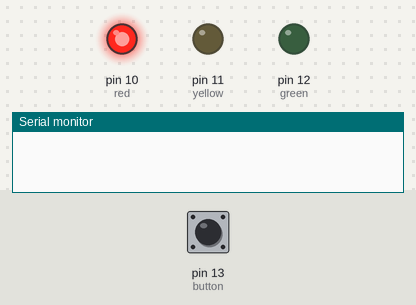
Simulated run of this sketch. Board: Arduino Uno, built with avr-gcc and run on an emulated ATmega328P. Parts: output pins drawn as LEDs (lit = HIGH), the last lines printed to the serial monitor. Inputs (shaded band) come from the test bench; at power-on: pin 13 (button) HIGH.

Above: at 1.2 s.
1.3 s: pin 13 (button) pulled LOW for 3.2 s
At 4.9 s:
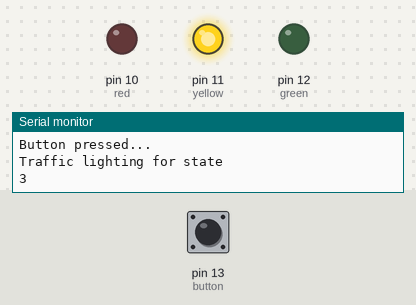
6.0 s: pin 13 (button) pulled LOW for 0.15 s
At 7.2 s:
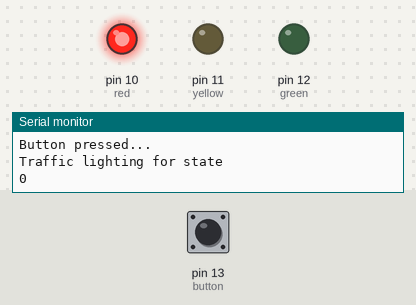
7.6 s: pin 13 (button) pulled LOW for 1 s
At 8.6 s:
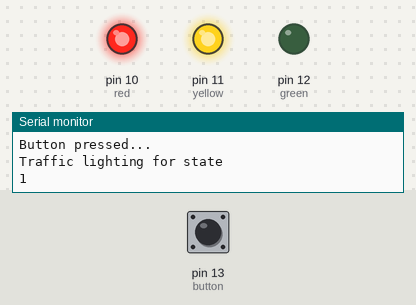
Timing chart, 0 to 10.6 s (numbered marks = the images above; inputs shaded):
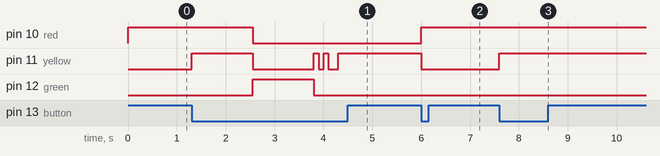

Measured:
- after the input at 1.3 s, pin 10 (red): HIGH → LOW after 1.3 s; pin 11 (yellow): goes HIGH 1.3 s, LOW 1.3 s, HIGH 0.10 s, LOW 0.10 s, HIGH 0.10 s, LOW 0.20 s, then HIGH, starting at once; pin 12 (green): LOW → HIGH after 1.3 s, → LOW 1.3 s later
- after the input at 6.0 s, pin 10 (red): LOW → HIGH at once; pin 11 (yellow): HIGH → LOW at once
- after the input at 7.6 s, pin 11 (yellow): LOW → HIGH at once

The sketch:

traffic_light.ino
```cpp
/* `traffic_light.ino` script
 *
 *  Creates a makeshift traffic light system using 3 LEDS on an ESP32 microcontroller.
 *
 *  Author: Ethan Jones
 *  Date: 2023-02-22
 *
 *  Notes:
 *
 *  Due to my ESP32 having some loose connections, the pin number have had to be changed from the ones
 *  suggested in the coursenotes.
 */

int current_colour = 1;
const int red = 10; // LEDs are assigned to pins 6, 9 and 12
const int yellow = 11;
const int green = 12;
const int button = 13;

void setup() {
  // put your setup code here, to run once:
  Serial.begin(115200);
  pinMode(yellow, OUTPUT);
  pinMode(green, OUTPUT);
  pinMode(red, OUTPUT); // set up pin 6 as a digital output
  pinMode(button, INPUT_PULLUP); // pin 5: digital input, built-in pullup resistor
  digitalWrite(red, HIGH);
}

void loop() {
  // put your main code here, to run repeatedly:
  if(digitalRead(button) == LOW){
    Serial.println("\nButton pressed...");
    traffic_light(current_colour);
    delay(1250);
    if (current_colour < 3) {
      current_colour = current_colour+1;
    } else {
      current_colour = 0;
    }
  }
}

void traffic_light(int current_colour){
  switch(current_colour){
    case 0:
      Serial.println("\Traffic lighting for state");
      Serial.print(current_colour);
      digitalWrite(red, HIGH);
      digitalWrite(yellow, LOW);
      digitalWrite(green, LOW);
      break;
    case 1:
      Serial.println("\Traffic lighting for state");
      Serial.print(current_colour);
      digitalWrite(red, HIGH);
      digitalWrite(yellow, HIGH);
      digitalWrite(green, LOW);
      break;
    case 2:
      Serial.println("\Traffic lighting for state");
      Serial.print(current_colour);
      digitalWrite(red, LOW);
      digitalWrite(yellow, LOW);
      digitalWrite(green, HIGH);
      break;
    case 3:
      Serial.println("\Traffic lighting for state");
      Serial.print(current_colour);
      digitalWrite(red, LOW);
      digitalWrite(green, LOW);
      digitalWrite(yellow, HIGH);
      delay(100);
      digitalWrite(yellow, LOW);
      delay(100);
      digitalWrite(yellow, HIGH);
      delay(100);
      digitalWrite(yellow, LOW);
      delay(100);
      digitalWrite(yellow, LOW);
      delay(100);
      digitalWrite(yellow, HIGH);
      break;
  }
}
```
